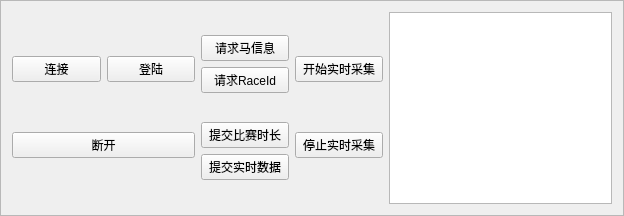
      <widget class="QFrame" name="frame_4">
       <property name="styleSheet">
        <string notr="true"/>
       </property>
       <property name="frameShape">
        <enum>QFrame::StyledPanel</enum>
       </property>
       <property name="frameShadow">
        <enum>QFrame::Raised</enum>
       </property>
       <layout class="QVBoxLayout" name="verticalLayout_17">
        <item>
         <layout class="QHBoxLayout" name="horizontalLayout_6" stretch="5,3">
          <item>
           <layout class="QHBoxLayout" name="horizontalLayout_5">
            <item>
             <layout class="QVBoxLayout" name="verticalLayout_16">
              <item>
               <layout class="QHBoxLayout" name="horizontalLayout_3">
                <item>
                 <widget class="QPushButton" name="connectBtn">
                  <property name="text">
                   <string>连接</string>
                  </property>
                 </widget>
                </item>
                <item>
                 <widget class="QPushButton" name="loginBtn">
                  <property name="text">
                   <string>登陆</string>
                  </property>
                 </widget>
                </item>
               </layout>
              </item>
              <item>
               <widget class="QPushButton" name="disconnectBtn">
                <property name="text">
                 <string>断开</string>
                </property>
               </widget>
              </item>
             </layout>
            </item>
            <item>
             <layout class="QHBoxLayout" name="horizontalLayout_4">
              <item>
               <layout class="QVBoxLayout" name="verticalLayout_15">
                <item>
                 <layout class="QVBoxLayout" name="verticalLayout_10">
                  <item>
                   <widget class="QPushButton" name="requestHorseInfoBtn">
                    <property name="text">
                     <string>请求马信息</string>
                    </property>
                   </widget>
                  </item>
                  <item>
                   <widget class="QPushButton" name="requestRaceIdBtn">
                    <property name="text">
                     <string>请求RaceId</string>
                    </property>
                   </widget>
                  </item>
                 </layout>
                </item>
                <item>
                 <layout class="QVBoxLayout" name="verticalLayout_14">
                  <item>
                   <widget class="QPushButton" name="submitRaceTimeBtn">
                    <property name="text">
                     <string>提交比赛时长</string>
                    </property>
                   </widget>
                  </item>
                  <item>
                   <widget class="QPushButton" name="submitRealBtn">
                    <property name="text">
                     <string>提交实时数据</string>
                    </property>
                   </widget>
                  </item>
                 </layout>
                </item>
               </layout>
              </item>
              <item>
               <layout class="QVBoxLayout" name="verticalLayout_9">
                <item>
                 <widget class="QPushButton" name="startAcqBtn">
                  <property name="text">
                   <string>开始实时采集</string>
                  </property>
                 </widget>
                </item>
                <item>
                 <widget class="QPushButton" name="stopAcqBtn">
                  <property name="text">
                   <string>停止实时采集</string>
                  </property>
                 </widget>
                </item>
               </layout>
              </item>
             </layout>
            </item>
           </layout>
          </item>
          <item>
           <widget class="QTextBrowser" name="textBrowser"/>
          </item>
         </layout>
        </item>
       </layout>
      </widget>
